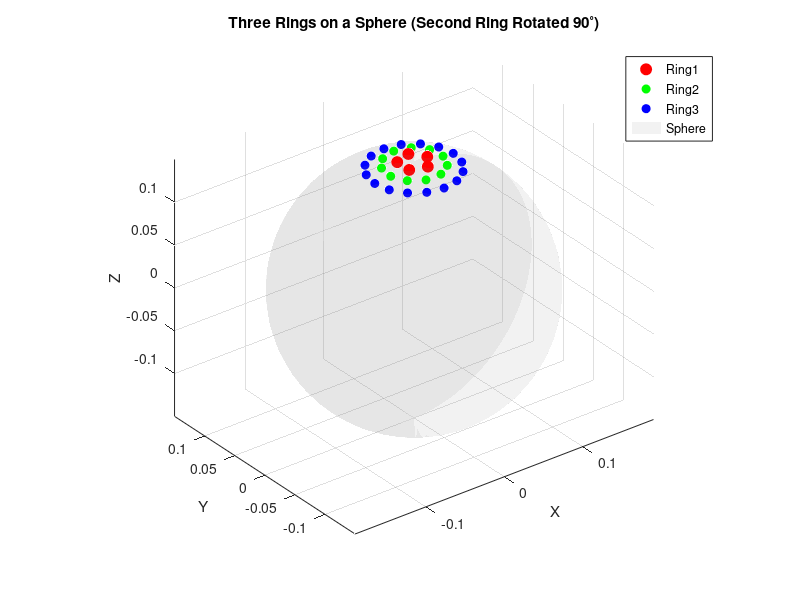

Here is the MATLAB script that generated this plot:
clear; clc; close all;

% --------------------
% 设定球面半径 (米) 和每圈的基本参数
% --------------------
R = 0.15;         % 15 cm => 0.15 m (球面半径)
% 三圈的“纬度角”(相对 z 轴)，可自行定义
theta1 = (16+1)/150;   % 第1圈 30度
theta2 = (16+1)*2/150;   % 第2圈 60度
theta3 = (16+1)*3/150; % 第3圈 120度

% 每圈的元素数
n1 = 5;   
n2 = 11;  
n3 = 16;  

% --------------------
% 第1圈 (绕 z轴, θ=theta1)
% --------------------
phi1 = linspace(0, 2*pi, n1+1); 
phi1(end) = [];   % 去除末尾点避免重复
x1 = R * sin(theta1).*cos(phi1);
y1 = R * sin(theta1).*sin(phi1);
z1 = R * cos(theta1)*ones(size(phi1));

% --------------------
% 第2圈 (绕 z轴, θ=theta2)，之后整体旋转90°
%   如果想让法线方向变化，可考虑绕 x/y 轴旋转。
%   这里演示绕 z轴旋转，改变的是在 xy 面的相位。
% --------------------
phi2 = linspace(0, 2*pi, n2+1);
phi2(end) = [];
x2_0 = R * sin(theta2).*cos(phi2);
y2_0 = R * sin(theta2).*sin(phi2);
z2_0 = R * cos(theta2)*ones(size(phi2));

% 绕 z轴旋转90° (顺时针or逆时针由矩阵决定)
% 旋转矩阵 Rz(90°) = [0 -1  0
%                      1  0  0
%                      0  0  1]
Rz_90 = [0 -1 0; 
         1  0 0; 
         0  0 1];

xyz2_0 = [x2_0; y2_0; z2_0];
xyz2_rot = Rz_90 * xyz2_0; 
x2 = xyz2_rot(1,:);
y2 = xyz2_rot(2,:);
z2 = xyz2_rot(3,:);



% --------------------
% 第3圈 (绕 z轴, θ=theta3, 不旋转)
% --------------------
phi3 = linspace(0, 2*pi, n3+1);
phi3(end) = [];
x3 = R * sin(theta3).*cos(phi3);
y3 = R * sin(theta3).*sin(phi3);
z3 = R * cos(theta3)*ones(size(phi3));

% --------------------
% 合并所有坐标 (三圈)
% --------------------
X = [x1, x2, x3];
Y = [y1, y2, y3];
Z = [z1, z2, z3];

Element_position=[X;Y;Z];
save('Element_position.mat', 'Element_position');

% --------------------
% 3D 可视化
% --------------------
figure('Color','w'); 
hold on; axis equal; grid on;
xlabel('X'); ylabel('Y'); zlabel('Z');
title('Three Rings on a Sphere (Second Ring Rotated 90^{\circ})');

% 分别画三圈
plot3(x1, y1, z1, 'ro','MarkerSize',8,'MarkerFaceColor','r','DisplayName','Ring1');
plot3(x2, y2, z2, 'go','MarkerSize',6,'MarkerFaceColor','g','DisplayName','Ring2');
plot3(x3, y3, z3, 'bo','MarkerSize',6,'MarkerFaceColor','b','DisplayName','Ring3');

% 绘制一个半透明的球面做参考
[xx,yy,zz] = sphere(60);       % sphere(分辨率)
surf(R*xx, R*yy, R*zz, ...
    'FaceAlpha', 0.1, ...      % 半透明
    'EdgeColor','none', ...
    'FaceColor',[0.5 0.5 0.5], ...
    'DisplayName','Sphere');

legend('Location','best');
view(3);   % 3D 视角
